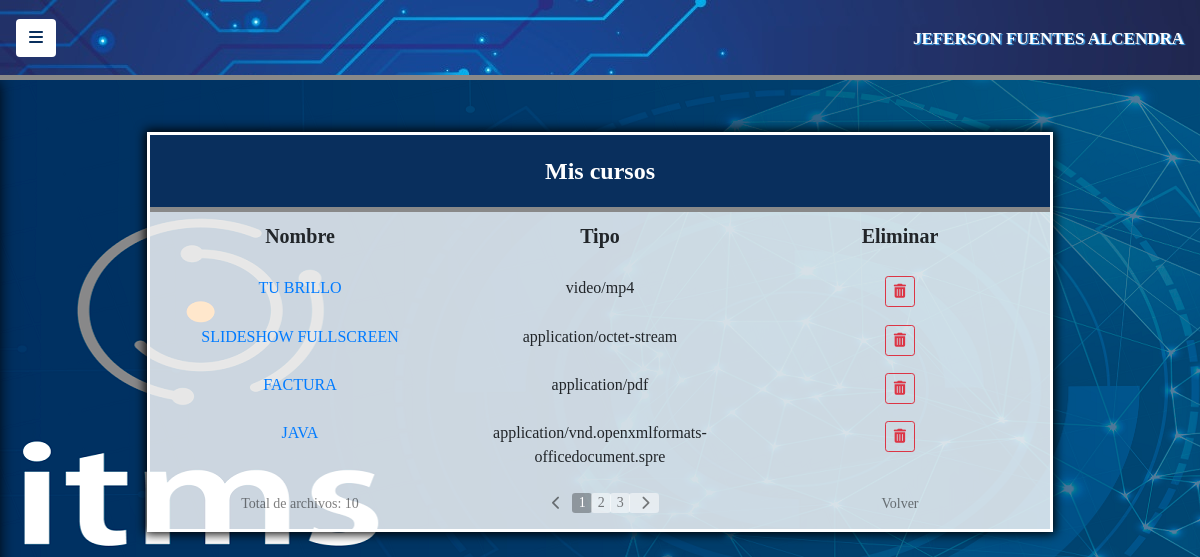
The app's page /public/views/mis_cursos (signed in) with its own data.
### tables this page shows
CREATE TABLE `archivos` (
  `id_archivo` int(6) NOT NULL,
  `nombre_archivo` varchar(100) NOT NULL,
  `ruta` varchar(200) NOT NULL,
  `tipo` varchar(50) NOT NULL,
  `tamaño` int(9) NOT NULL,
  `documento` varchar(11) NOT NULL
);

### public/models/mis_cursos.php (the view, shortened to what this page needs)
<!DOCTYPE html>
<html lang="en">
<head>
	<link rel="stylesheet" href="../../vendor/css/bootstrap.min.css">
	<link rel="stylesheet" href="../../css/estilos.css">
	<link rel="stylesheet" href="../../css/simple-sidebar.css">
</head>
<body>
		<div class="container div color3">
		<div class="row b_bottom">
			<div class="col-sm-12 encabezado">
				Mis cursos
			</div>
		</div>
		<div class="row espacio2" style="font-size: 20px">
			<div class="col-sm-4 t_centro negrilla">
				<label>Nombre</label>
			</div>
			<div class="col-sm-4 t_centro negrilla">
				<label>Tipo</label>
			</div>
			<div class="col-sm-4 t_centro negrilla">
				<label>Eliminar</label>
			</div>
		</div>
<?php
	$conexion = new PDO ("mysql:host=localhost; dbname=itms_capacitacion", "root", "");
	$conexion -> setAttribute(PDO::ATTR_ERRMODE, PDO::ERRMODE_EXCEPTION);
	$conexion -> exec("SET CHARACTER SET utf8");
	$directorio = "../../cursos/";
	$documento = $_SESSION["documento"];
	$por_pagina = "4";
	$pagina_inicial = 1;
	$raiz = "itms_capacitacion/";
		if(isset($_GET["pagina"])){
			if ($_GET["pagina"] == "1") {
			}else{
				$pagina_inicial = $_GET["pagina"];
			}
		}else{
			$pagina_inicial = "1";
		}
	$inicio_registro = ($pagina_inicial - 1) * $por_pagina;
	$sql = "SELECT * FROM archivos WHERE documento = '$documento'";
	$resultado = $conexion -> prepare($sql);
	$resultado -> execute(array());
	$num_registros = $resultado -> rowCount();
	$total_paginas = ceil($num_registros/$por_pagina);
	$sql2 = "SELECT * FROM archivos WHERE documento = '$documento' LIMIT $inicio_registro, $por_pagina";
	$resultado2 = $conexion -> prepare($sql2);
	$resultado2 -> execute(array());
	while ($registro2 = $resultado2 -> fetch(PDO::FETCH_ASSOC)) {
		$nnombre = stripcslashes($registro2["nombre_archivo"]);
		$rruta = stripcslashes($registro2["ruta"]);
		$ttipo = stripcslashes($registro2["tipo"]);
	echo "<div class='row espacio'>";
	echo"<div class='col-sm-4 t_centro'>";
		echo "<a href=\"".$raiz .$directorio .$rruta."\" target='blanck' class='a_cursos' title='Abrir Archivo'>".$nnombre."<br></a>";
	echo "</div>";
	echo "<div class='col-sm-4 t_centro'>";
		echo "$ttipo";
	echo "</div>";
	echo "<div class='col-sm-4 t_centro'>";
		echo "<a href='../models/eliminar_archivo.php?eliminar=".$registro2['id_archivo']."' class='btn btn-sm btn-outline-danger' onclick='return eliminar()' title='Eliminar Archivo'><i class='fas fa-trash-alt'></i></a>";
	echo "</div>";
	echo "</div>";
	}
?>
<br>
<div class="row centro">
	<div class="col-sm-4 t_centro links2">
		<?php
			echo "Total de archivos: $num_registros";
		?>
	</div>
	<div class="col-sm-4 t_centro">
	<?php
		$pagina_actual = isset($_GET['pagina']) ? $_GET['pagina'] : '1';
		echo "<div class='row centro'>";
			echo "<ul class='pagination pag'>";
			if ($pagina_actual != 1) {
				echo "<li><a class='btn btn-sm page-link flecha' href='mis_cursos?pagina=".($pagina_actual-1)."'>";
					echo "<i class='fas fa-chevron-left'></i></i>";
				echo "</a>";
			}else{
				echo "<li><a class='btn btn-sm page-link b_disabled' disabled>";
					echo "<i class='fas fa-chevron-left'></i></i>";
				echo "</a>";
			}
			echo "<li class='page-item'>";
			for ($i=1; $i <= $total_paginas; $i++) {
				if($pagina_actual == $i){
					echo "<li><a class='btn btn-sm page-link pagina active' href='mis_cursos?pagina=".$i."'>".$i."</a>";
				}else{
					echo "<li><a class='btn btn-sm page-link pagina' href='mis_cursos?pagina=".$i."'>".$i."</a>";
				}
			}
			if ($pagina_actual != $total_paginas) {
				echo "<li><a class='btn btn-sm page-link flecha' href='mis_cursos?pagina=".($pagina_actual+1)." '>";
					echo "<i class='fas fa-chevron-right'></i></i>";
				echo "</a>";
			}else{
				echo "<li><a class='btn btn-sm page-link b_disabled' disabled>";
					echo "<i class='fas fa-chevron-right'></i>";
				echo "</a>";
			}
			echo "</ul>";
			echo "</div>";
	?>
	</div>
	<div class="col-sm-4 t_centro links2">
		<a href="../views/home" class="links">Volver</a>
	</div>
</div>
</div>
<br>
<br>
</body>
</html>

### public/views/mis_cursos.php (shortened to what this page needs)
<!DOCTYPE html>
<html lang="es">
	<head>
		<link rel="stylesheet" href="../../vendor/css/bootstrap.min.css">
		<link rel="stylesheet" href="../../css/estilos.css">
		<link rel="stylesheet" href="../../css/simple-sidebar.css">
	</head>
	<body>
    <div class="d-flex toggled" id="wrapper">
      <div id="page-content-wrapper">
      <nav class="navbar navegacion b_bottom">
          <button class="btn boton_menu" id="menu-toggle">
            <i class="fas fa-bars"></i>
          </button>
          <div class="sesion">
            <p class="">
              <?php
                echo $_SESSION["nombres"]." ".$_SESSION["apellidos"];
              ?>
            </p>
          </div>
      </nav>
      <br>
      <?php
        include("../models/mis_cursos.php");
      ?>
	</body>
</html>

### css/estilos.css (style rules this page uses)
* { box-sizing: border-box; -webkit-box-sizing: border-box; -moz-box-sizing: border-box; margin: 0; padding: 0; font-family: "Corbel"; }
body { background-image: url("../files/img/Wallpaper3.png"); }
.color3 { background: rgba(255, 255, 255, 0.8); }
.div { width: 75%; margin-top: 2.6%; box-shadow:0 0 0 3px #fff, 0 0 10px 5px #000; }
.negrilla { font-weight: bold; }
.encabezado { color: #fff; text-align: center; padding-top: 2%; padding-bottom: 2%; font-size: 24px; font-weight: bold; background: #092F5D; }
.navegacion { background-image: url("../files/img/banner5.jpg"); height: 80px; border-bottom: 5px solid #898989; }
.sesion { margin-top: auto; color: #fff; font-size: 17px; margin-left: 1.6%; font-weight: bold; text-shadow: 1.5px 1px 1px #42A9EF; }
.espacio { padding-top: 2% }
.espacio2 { padding-top: 1%; }
.centro { justify-content: center; }
.t_centro { text-align: center; }
.b_bottom { border-bottom: 5px solid #898989; }
.links { text-decoration: none; color:rgba(0, 0, 0, 0.5); font-size: 14px; }
.links2 { text-decoration: none; color:rgba(0, 0, 0, 0.5); font-size: 14px; }
.boton_menu { background: #fff; color:#092F5D; font-size: 16px; }
div ul li .pagina { background: rgba(255, 255, 255, 0.5); height: 20px; width: 20px; padding-top: 0.5px; padding-left: 7px; border:none; color:rgba(0, 0, 0, 0.5); }
div ul li .flecha { background: rgba(255, 255, 255, 0.5); height: 20px; width: 30px; padding-top: 2px; border:none; color:rgba(0, 0, 0, 0.5); }
.b_disabled { background: none !important; height: 20px; padding-top: 2px; color: rgba(0, 0, 0, 0.5) !important; border: none; }
.active { background: rgba(0, 0, 0, 0.3) !important; color: #fff !important; }
.a_cursos { text-decoration: none; }

### css/simple-sidebar.css (style rules this page uses)
body { overflow-x: hidden; }
#page-content-wrapper { min-width: 100vw; }
@media (min-width: 768px) { #page-content-wrapper { min-width: 0; width: 100%; } }

### records on screen
archivos: nombre_archivo "TU BRILLO", tipo "video/mp4"
archivos: nombre_archivo "SLIDESHOW FULLSCREEN", tipo "application/octet-stream"
archivos: nombre_archivo "FACTURA", tipo "application/pdf"
archivos: nombre_archivo "JAVA", tipo "application/vnd.openxmlformats-officedocument.spre"

### other values on screen
$_SESSION["nombres"] "JEFERSON"
$_SESSION["apellidos"] "FUENTES ALCENDRA"
$num_registros "10"
